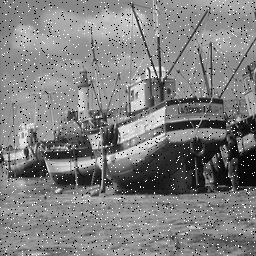
%> input picture Project2/Boat2.tif, 256 x 256 px
$ octave PartA.m   (GNU Octave 9; MATLAB toolbox functions it lacks are replaced by stand-ins)
%> lines starting %> are read from the running program, lines starting %| are printed output that depends on the picture
%> further down, im is the input picture: size 256x256 uint8; min 0, max 255, mean 127.7
### Project2/median_filter.m
function [filtered] = median_filter(im, mask_size)
%> called with mask_size = 3
%MEDIAN_FILTER Summary of this function goes here
%   Detailed explanation goes here
if mod(mask_size, 2) == 0 || mask_size < 3
    return
end

im_size = size(im);
%> im_size = [256 256]
filtered = uint8(zeros(im_size));
pad_size = floor(mask_size / 2);
im = padarray(im, [pad_size pad_size], 0, 'both');
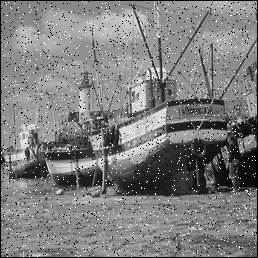
%> im: size 258x258 uint8; min 0, max 255, mean 125.7

for i = pad_size + 1:im_size(1)
    for j = pad_size + 1:im_size(2)
        neighbors = im(i-pad_size:i+pad_size, j-pad_size:j+pad_size);
        neighbors = neighbors(:)';
        filtered(i - pad_size, j - pad_size) = uint8(floor(median(neighbors)));
    end
end
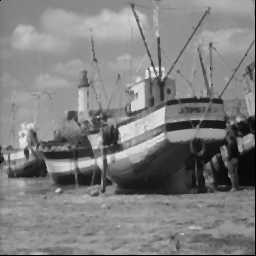
%> filtered: size 256x256 uint8; min 0, max 236, mean 127.2
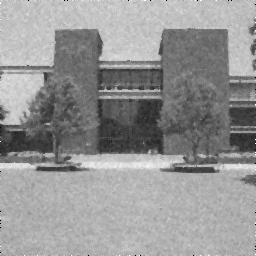
%> input picture Project2/building.gif, 256 x 256 px
%> further down, im is the input picture: size 256x256 uint8; min 0, max 255, mean 149.2

### Project2/gaussian_filter.m
function [filtered] = gaussian_filter(im, sigma, mask_size)
%> called with sigma = 2, mask_size = 5
%GAUSSIAN_FILTER Summary of this function goes here
%   Detailed explanation goes here

x=[-floor(mask_size / 2):1:floor(mask_size / 2)];
px=1/(sqrt(2*pi)*sigma)*exp(-x.^2/(2*sigma^2));
py=px';
g = py * px;
normalizing_factor=sum(sum(g));
g = g/normalizing_factor;

im_size = size(im);
filtered = uint8(zeros(im_size));
pad_size = floor(mask_size / 2);
im = padarray(im, [pad_size pad_size], 0, 'both');
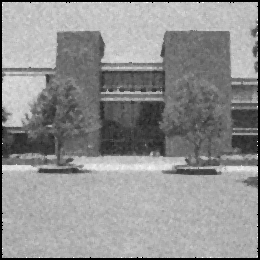
%> im: size 260x260 uint8; min 0, max 255, mean 144.7

for i = pad_size + 1:im_size(1)
    for j = pad_size + 1:im_size(2)
        neighbors = im(i-pad_size:i+pad_size, j-pad_size:j+pad_size);
        neighbors = double(neighbors);
        cmat = neighbors.*g;
        cval = sum(sum(cmat));
        filtered(i - pad_size, j - pad_size) = uint8(cval);
    end
end
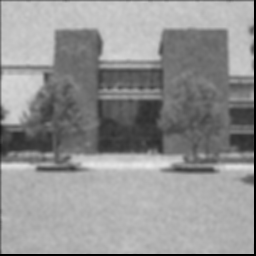
%> filtered: size 256x256 uint8; min 0, max 234, mean 146.1

end

### Project2/PartA.m
clc

im = imread('Boat2.tif');
figure(1);
imshow('Boat2.tif');

filtered = median_filter(im, 3);
figure(2);
imshow(filtered);

im = imread('building.gif');

figure(4);imshow(im);
filtered = gaussian_filter(im, 2, 5);
figure(5);imshow(filtered);
